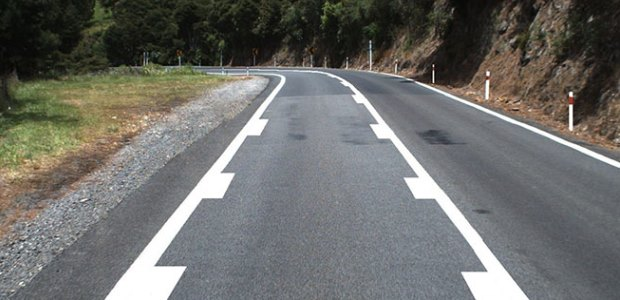
#> input picture test.jpg, 620 x 300 px
$ python image1.py
#> lines starting #> are read from the running program, lines starting #| are printed output that depends on the picture; after the words box and inside, x2 and y2 are one past the last pixel; in counts of white or black regions, pixels touching at a corner belong together
import numpy as np
import matplotlib.pyplot as plt
import matplotlib.image as mpimg

image = mpimg.imread('test.jpg')
#> image is the input picture: shape (300, 620, 3); mean R, G, B 109.1, 109.3, 105.9
print('This image is:', type(image), 'with dimensions:', image.shape)
#| This image is: <class 'numpy.ndarray'> with dimensions: (300, 620, 3)
plt.imshow(image)

ysize = image.shape[0]
#> ysize = 300
xsize = image.shape[1]
#> xsize = 620

color_select = np.copy(image)

red_threshold = 200
blue_threshold = 200
green_threshold = 200

rgb_threshold = [red_threshold, green_threshold, blue_threshold]

thresholds = (image[:,:,0] < rgb_threshold[0]) | (image[:,:,1] < rgb_threshold[1]) | (image[:,:,2] < rgb_threshold[2])
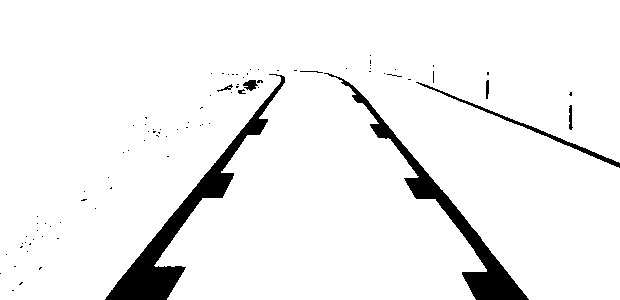
#> thresholds: shape (300, 620) bool; 94.3% white; 87 black regions (78 under 20 px), largest, box (x1, y1, x2, y2) and area: (105, 74, 285, 300) 5185, (324, 73, 529, 300) 4233, (416, 82, 620, 168) 728

color_select[thresholds] = [0,0,0]
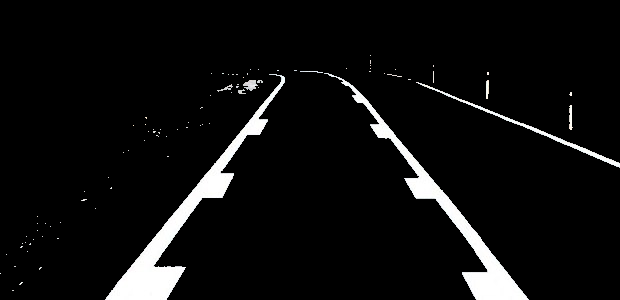
#> color_select: shape (300, 620, 3); mean R, G, B 14.2, 14.2, 14.2


# [5 lines of commented-out code are left out]
print(xsize)
#| 620
print(int(xsize/13))
#| 47
print(int((xsize/13)))
#| 47

$ run again, with bridge_shadow.jpg copied over test.jpg
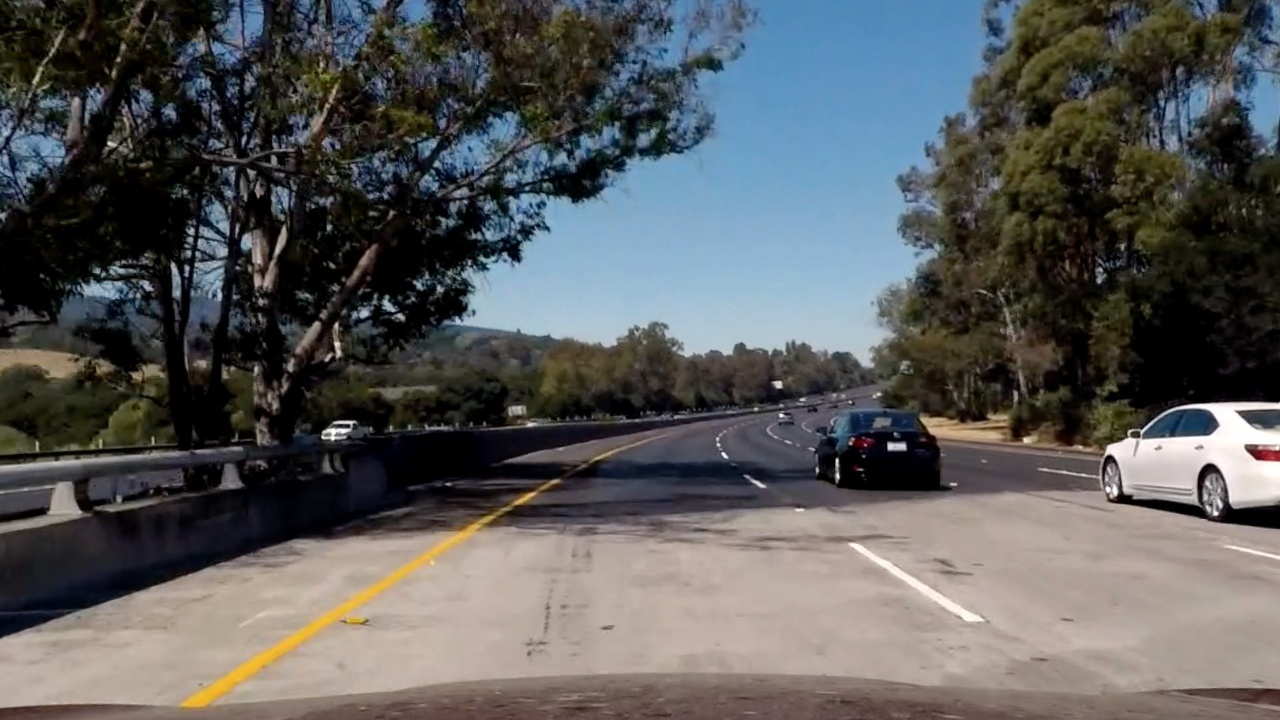
#> input picture bridge_shadow.jpg, 1280 x 720 px
#> image is the input picture: shape (720, 1280, 3); mean R, G, B 89.7, 90.6, 90.8
#| This image is: <class 'numpy.ndarray'> with dimensions: (720, 1280, 3)
#> `thresholds = (image[:,:,0] < rgb_threshold[0]) | (image[:,:,1] < rgb_t..`:
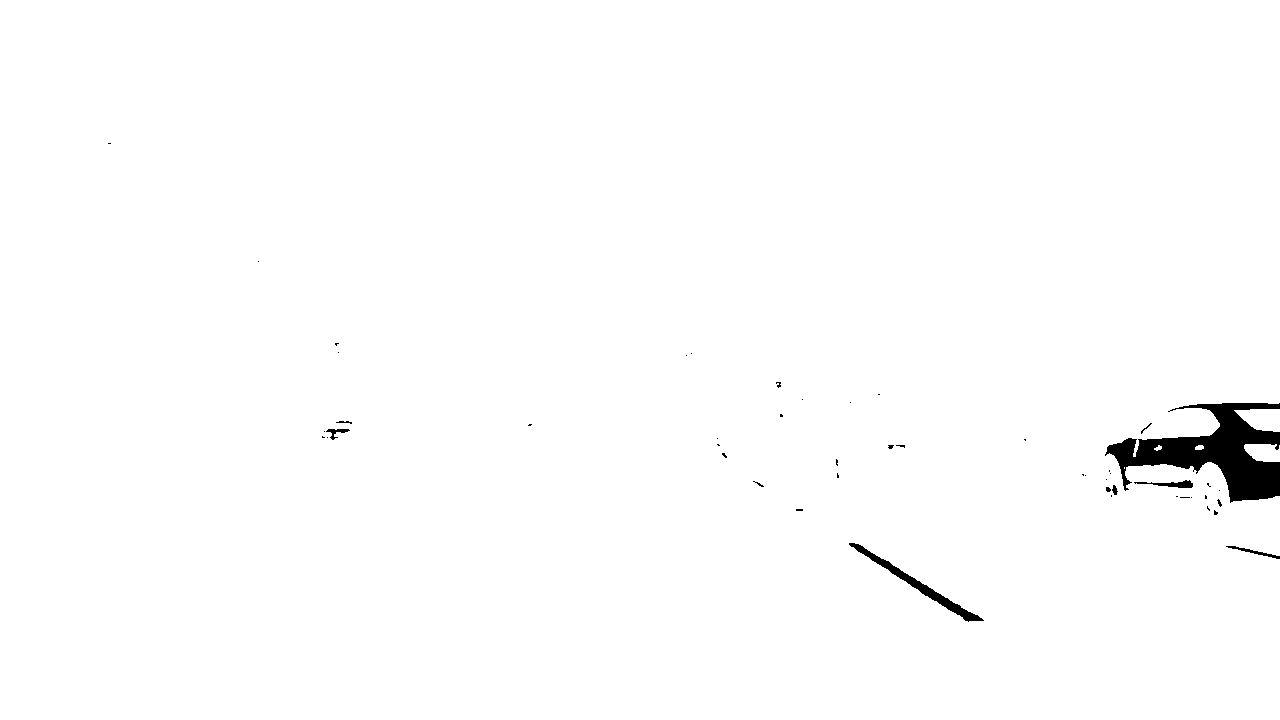
#> thresholds: shape (720, 1280) bool; 99% white; 49 black regions (40 under 20 px), largest, box (x1, y1, x2, y2) and area: (1105, 403, 1280, 503) 7518, (849, 543, 984, 622) 1119, (1134, 480, 1193, 488) 212
#> `color_select[thresholds] = [0,0,0]`:
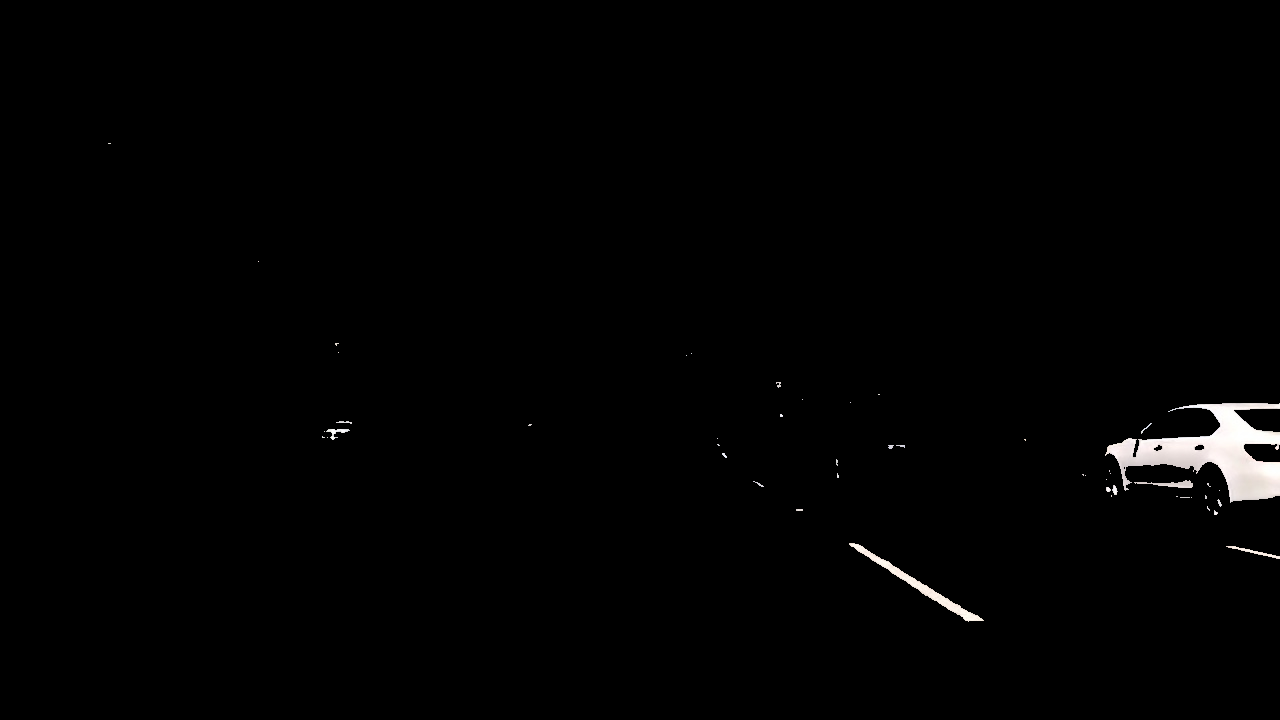
#> color_select: shape (720, 1280, 3); mean R, G, B 2.5, 2.4, 2.4
#| 1280
#| 98
#| 98

$ run again, with exit-ramp.jpg copied over test.jpg
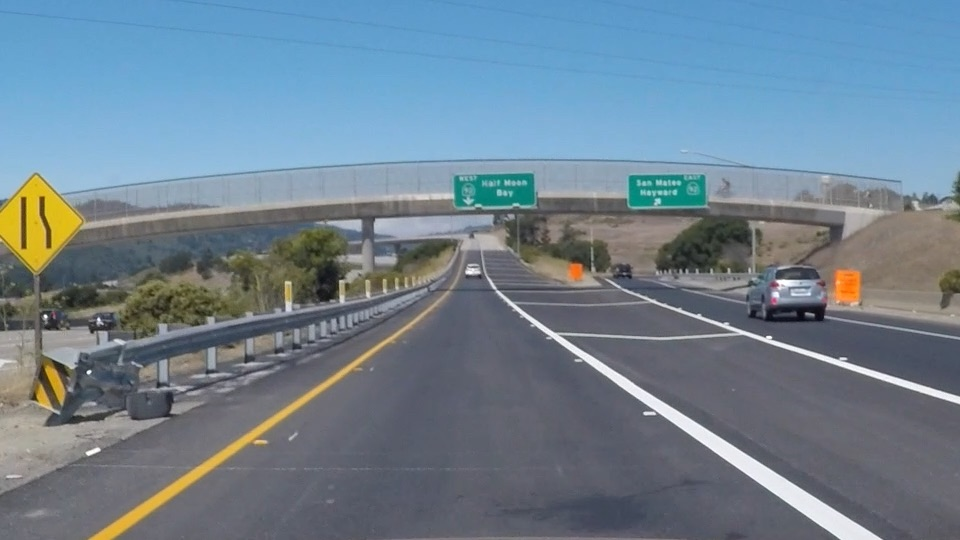
#> input picture exit-ramp.jpg, 960 x 540 px
#> image is the input picture: shape (540, 960, 3); mean R, G, B 111.3, 130.2, 144.4
#| This image is: <class 'numpy.ndarray'> with dimensions: (540, 960, 3)
#> `thresholds = (image[:,:,0] < rgb_threshold[0]) | (image[:,:,1] < rgb_t..`:
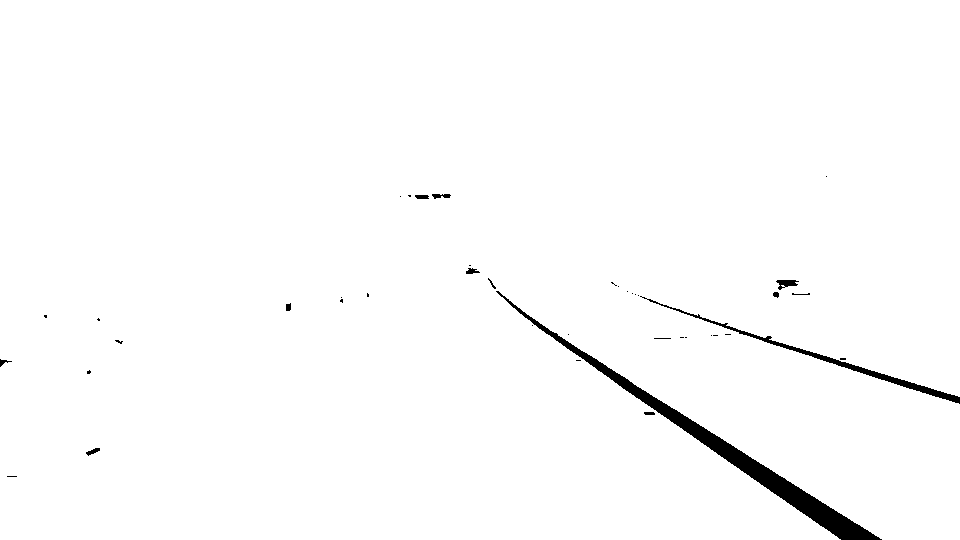
#> thresholds: shape (540, 960) bool; 98.6% white; 41 black regions (28 under 20 px), largest, box (x1, y1, x2, y2) and area: (496, 291, 882, 540) 5378, (640, 296, 960, 404) 1401, (776, 280, 799, 290) 129
#> `color_select[thresholds] = [0,0,0]`:
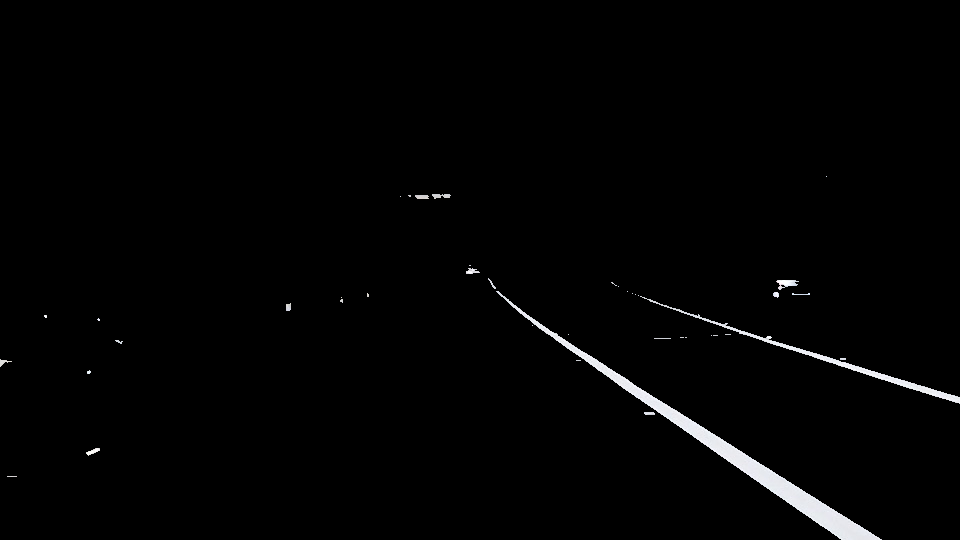
#> color_select: shape (540, 960, 3); mean R, G, B 3.3, 3.3, 3.4
#| 960
#| 73
#| 73
